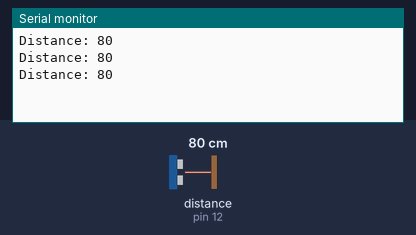
The sketch below on a simulated Arduino Uno, built with avr-gcc and run on an emulated ATmega328P. Shown: the last lines printed to the serial monitor. Wiring (inferred from the names in the program): ultrasonic range finder: trigger pin 13; echo pin 12. The inputs (shaded band) are chosen by the test bench; at power-on: distance to the obstacle (sensor on pin 12) 80 cm. The echo pulse lasts 58.3 µs per cm.

Above: at 1.3 s.
1.4 s: distance to the obstacle (sensor on pin 12) set to 2 cm
At 1.9 s:
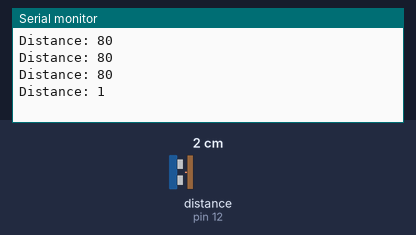
2.9 s: distance to the obstacle (sensor on pin 12) set to 4 cm
At 3.4 s:
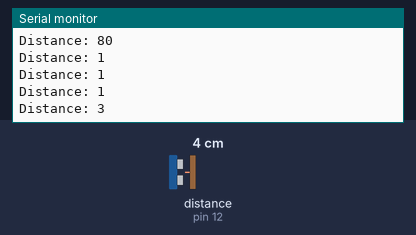
Timing chart, 0 to 5.9 s (numbered marks = the images above; inputs shaded):
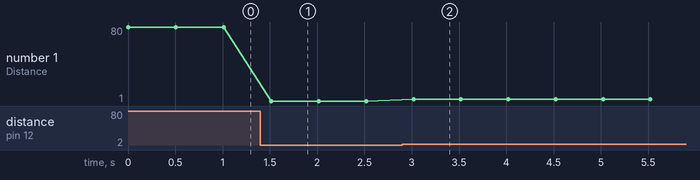

Measured:
- after the input at 1.4 s, the serial monitor: prints a new line after 0.12 s (image 1)
- after the input at 2.9 s, the serial monitor: prints a new line after 0.12 s (image 2)
- plotted number 1: 80 → 1 after the input at 1.4 s, 1 → 3 after the input at 2.9 s

The sketch:

C4E1.ino
```cpp
#define ECHO 12
#define TRIGGER 13

long duration, distance;

void setup() {
  Serial.begin(9600);

  pinMode(ECHO, INPUT);
  pinMode(TRIGGER, OUTPUT);
}

long calculateDistance() {
  digitalWrite(TRIGGER, LOW);
  delayMicroseconds(2);
  digitalWrite(TRIGGER, HIGH);
  delayMicroseconds(10);
  digitalWrite(TRIGGER, LOW);
  duration = pulseIn(ECHO, HIGH);

//  distance = (duration * 0.034) / 2;
  distance = duration / 29 / 2;

  return distance;
}

void loop() {
  Serial.print("Distance: ");
  Serial.println(calculateDistance());
  delay(500);
}
```
